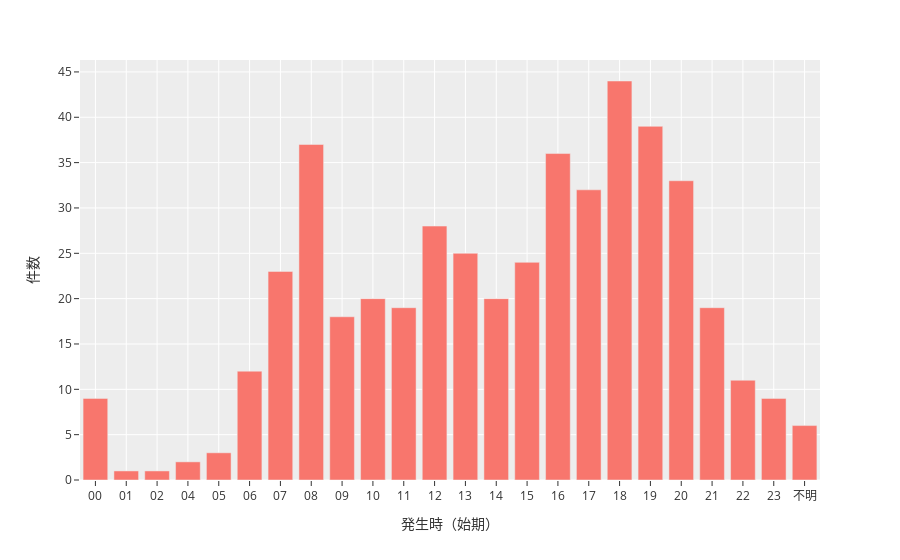

The notebook cell saved with this chart:
### Markdown cell above
チャートのテンプレートを変えることでルックスが変わる。

`template`のオプションはこちらから：

```["plotly", "plotly_white", "plotly_dark", "ggplot2", "seaborn", "simple_white"]```

一つずつ試してみよう。

### Code cell
fig = px.bar(time,
            x='発生時（始期）',
            y='件数',
            template='ggplot2' # change this to see other styles
            )
fig.update_xaxes(categoryorder='category ascending')
fig.show()

### Figure 1 — Plotly figure (JSON) as saved in the notebook; plotly's stock layout.template omitted (floating-point values rounded to 4 significant figures)
{"data": [{"alignmentgroup": "True", "hovertemplate": "発生時（始期）=%{x}<br>件数=%{y}<extra></extra>", "legendgroup": "", "marker": {"color": "#F8766D", "pattern": {"shape": ""}}, "name": "", "offsetgroup": "", "orientation": "v", "showlegend": false, "textposition": "auto", "type": "bar", "x": ["18", "19", "08", "16", "20", "17", "12", "13", "15", "07", "14", "10", "21", "11", "09", "06", "22", "00", "23", "不明", "05", "04", "02", "01"], "xaxis": "x", "y": [44, 39, 37, 36, 33, 32, 28, 25, 24, 23, 20, 20, 19, 19, 18, 12, 11, 9, 9, 6, 3, 2, 1, 1], "yaxis": "y"}], "layout": {"barmode": "relative", "legend": {"tracegroupgap": 0}, "margin": {"t": 60}, "xaxis": {"anchor": "y", "categoryorder": "category ascending", "domain": [0, 1], "title": {"text": "発生時（始期）"}}, "yaxis": {"anchor": "x", "domain": [0, 1], "title": {"text": "件数"}}}}
